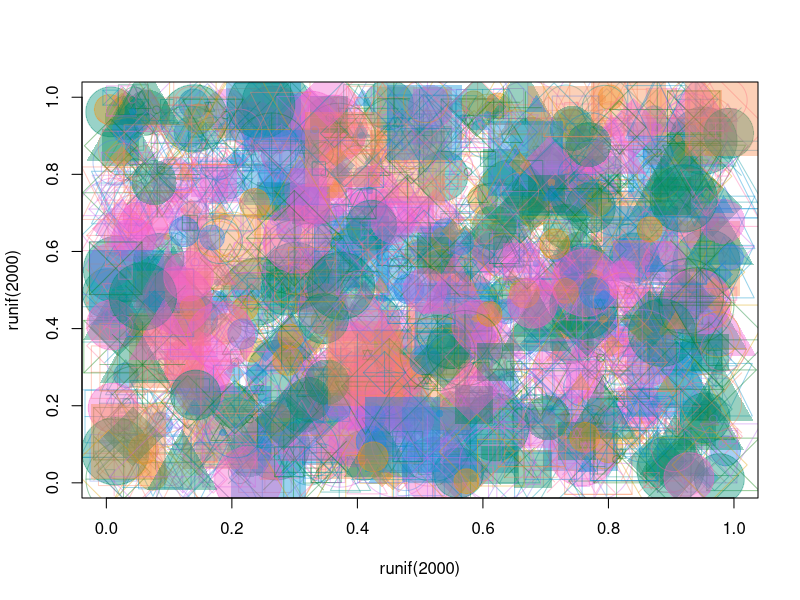

Write R code to recreate this figure.
## ---- chunk 1
require(knitr)
#turn off mesages and warnings and make it so output isn't prefixed by anything, default is to put "##" in front of all output for some reason
opts_chunk$set(message=FALSE, warning=FALSE, comment = "")
## ---- chunk 2
library(colorspace)
## ---- chunk 3
pal<-function (n, h = c(-240, 60), c. = c(80, 100), l = c(40, 70), 
    power = c(1.75384615384615, 1.3), fixup = TRUE, gamma = NULL, 
    alpha = 1, ...) 
{
    if (!is.null(gamma)) 
        warning("'gamma' is deprecated and has no effect")
    if (n < 1L) 
        return(character(0L))
    h <- rep(h, length.out = 2L)
    c <- rep(c., length.out = 2L)
    l <- rep(l, length.out = 2L)
    power <- rep(power, length.out = 2L)
    rval <- seq(1, 0, length = n)
    rval <- hex(polarLUV(L = l[2L] - diff(l) * rval^power[2L], 
        C = c[2L] - diff(c) * rval^power[1L], H = h[2L] - diff(h) * 
            rval), fixup = fixup, ...)
    if (!missing(alpha)) {
        alpha <- pmax(pmin(alpha, 1), 0)
        alpha <- format(as.hexmode(round(alpha * 255 + 1e-04)), 
            width = 2L, upper.case = TRUE)
        rval <- paste(rval, alpha, sep = "")
    }
    return(rval)
}
## ---- chunk 4
plot(runif(2000),runif(2000),col=pal(100, alpha=.4),cex=seq(1:10),pch=seq(1:25))
